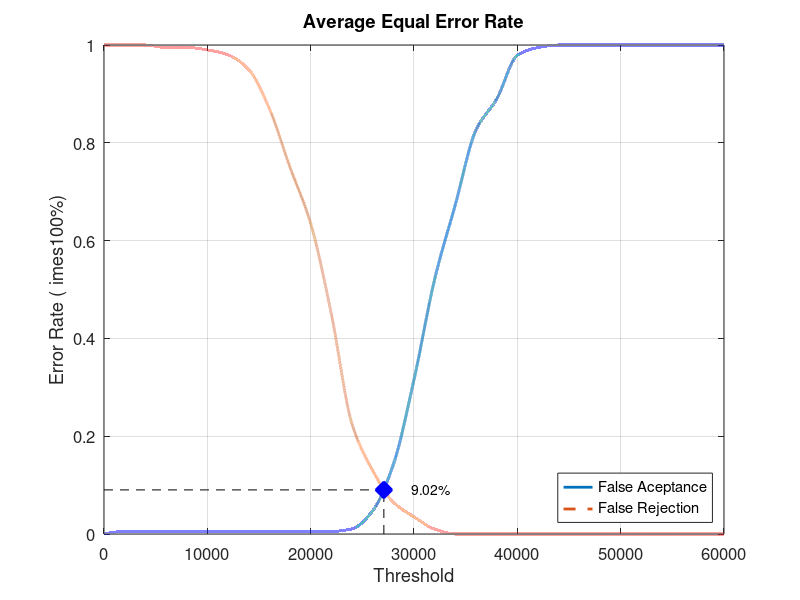
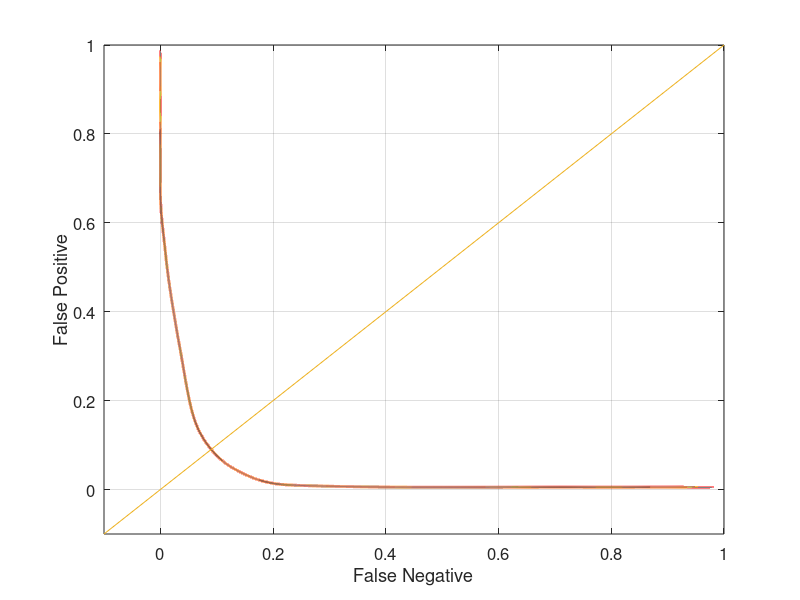

MATLAB code for these plots, in order:
close all;
clear;
clc;
x = 0:2000:60000;
xq = 0:0.5:60000;

y0 = [0 0.00526316 0.00526316 0.00526316 0.00526316 0.00526316 0.00526316 0.00526316 0.00526316 0.00526316 0.00526316 0.00526316 0.0105263 0.0473684 0.142105 0.315789 0.521053 0.673684 0.826316 0.889474 0.978947 0.994737 1 1 1 1 1 1 1 1 1]
yy0 = interp1(x, y0, xq, 'pchip');
y1 = [1 1 1 0.995 0.995 0.99 0.98 0.95 0.87 0.75 0.635 0.45 0.225 0.13 0.065 0.035 0.01 0 0 0 0 0 0 0 0 0 0 0 0 0 0]
yy1 = interp1(x, y1, xq, 'pchip');

% Calculating EER: 
y2 = abs(y0 - y1);
find(y2 == min(y2))
yy2 = abs(yy0 - yy1);
xEER = find(yy2 == min(yy2));
xEERIndex = xq(xEER) % X-axis EER
yEER = yy0(xEER) % Y-axis EER

main = figure
plot(xq, yy0,'-','LineWidth', 2);	hold on
plot(xq, yy1,'--','LineWidth', 2);	hold on
plot([xEERIndex xEERIndex], [0 yEER], 'k--');	hold on
plot([0 xEERIndex], [yEER yEER], 'k--');	hold on
plot(xEERIndex, yEER, 'bx', 'LineWidth', 10);	hold on
text(xEERIndex + 10 * xEERIndex / 100, yEER, [num2str(round((10000 * yEER)) / 100) '%'])
legend('False Aceptance', 'False Rejection', 'Location', 'SouthEast')
xlabel('Threshold')
ylabel('Error Rate (	imes100%)')
title('Average Equal Error Rate')
set(gca, 'FontSize', 12)
axis([0 60000 0 1])
grid on

print(main, 'Database1_3Main', '-dpng');
FNRxFPR = figure('Color', [1 1 1]);
plot(yy1, yy0, '-', yy1, yy0, 'LineWidth', 2);
hold on
y = -0.1:0.1:1
plot(y, y); 
set(gca, 'FontSize', 12)
xlabel('False Negative')
ylabel('False Positive')
axis([-0.1 1 -0.1 1])
set(gca, 'FontSize', 12)
grid on

print(FNRxFPR, 'Database1_3FNRxFPR','-dpng');
